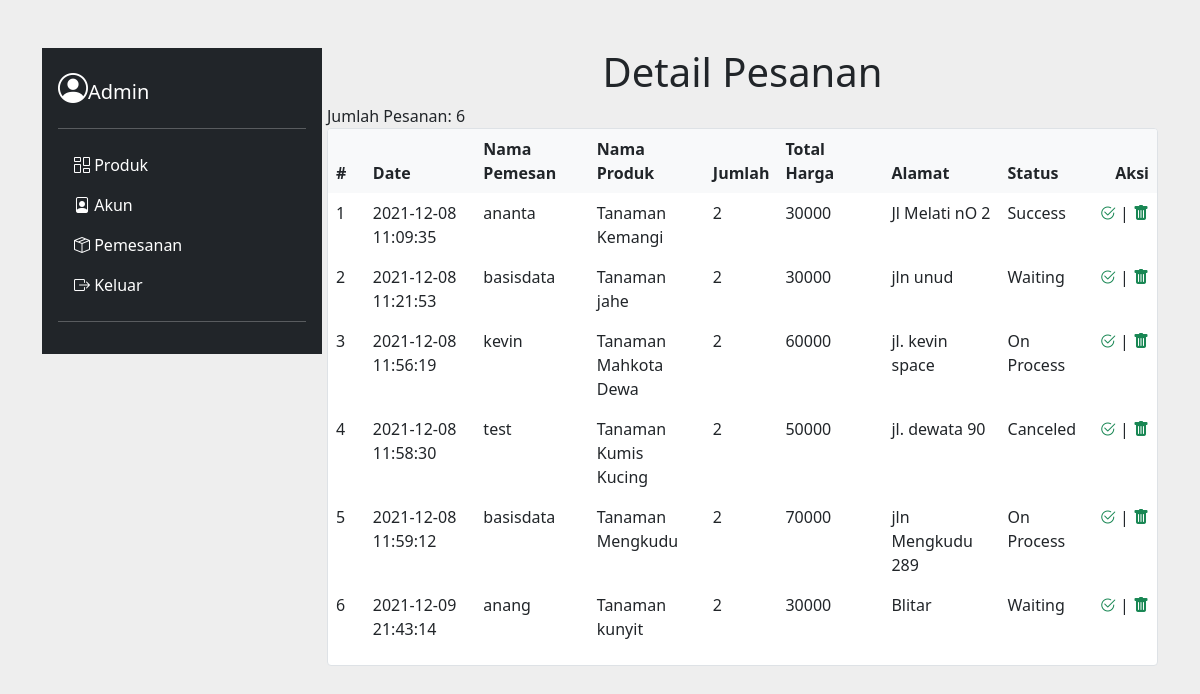
The page /detailpesanan.php (signed in) on the database as committed earlier.
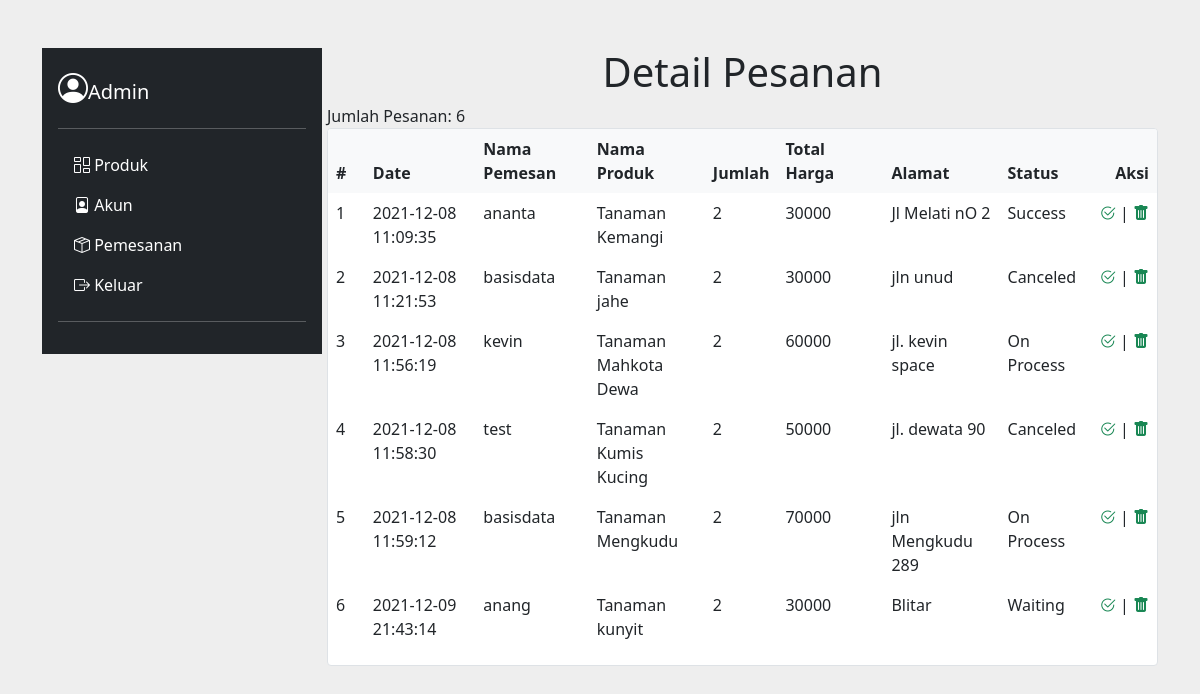
The same page on the database as committed later.
### tables this page shows
CREATE TABLE `pemesanan` (
  `id_pemesanan` int(11) NOT NULL,
  `tgl_pemesanan` datetime DEFAULT current_timestamp(),
  `id_user` int(11) DEFAULT NULL,
  `id_produk` int(11) DEFAULT NULL,
  `quantity` int(11) DEFAULT NULL,
  `total_harga` int(11) DEFAULT NULL,
  `alamat_pengiriman` varchar(200) DEFAULT NULL,
  `status` int(11) DEFAULT 1
);

CREATE TABLE `user` (
  `id_user` int(11) NOT NULL,
  `nama_user` varchar(100) DEFAULT NULL,
  `email` varchar(50) DEFAULT NULL,
  `username` varchar(20) DEFAULT NULL,
  `password` varchar(40) DEFAULT NULL,
  `hp` varchar(12) DEFAULT NULL
);

CREATE TABLE `produk` (
  `id_produk` int(11) NOT NULL,
  `nama_produk` varchar(100) DEFAULT NULL,
  `manfaat` varchar(200) DEFAULT NULL,
  `harga` int(11) DEFAULT NULL,
  `deskripsi` varchar(500) DEFAULT NULL,
  `tgl_ditambahkan` datetime DEFAULT current_timestamp(),
  `stok` int(11) DEFAULT NULL,
  `foto` char(100) DEFAULT NULL,
  `tipe` enum('Benih','Bibit','Alat','Pupuk') DEFAULT NULL
);

### config.php (called while the page is built, shortened)
<?php
$koneksi = mysqli_connect("localhost", "root", "", "takemyherb");
function query($query){
    global $koneksi;
    $result = mysqli_query($koneksi, $query);
    $rows = [];
    while($row = mysqli_fetch_assoc($result) ){
        $rows[] = $row;
    }
    return $rows;
}
?>

### detailpesanan.php (the view, shortened to what this page needs)
<?php
    require('config.php');
    $pesanan = query("SELECT ps.*, u.nama_user, p.nama_produk FROM pemesanan ps INNER JOIN user u ON ps.id_user = u.id_user INNER JOIN produk p ON ps.id_produk = p.id_produk");
    $jumlah = query("SELECT COUNT(*) FROM pemesanan")[0];
?>
<!DOCTYPE html>
<html>
<head>
    <link rel="stylesheet" href="https://cdn.jsdelivr.net/npm/bootstrap-icons@1.7.2/font/bootstrap-icons.css">
    <link href="https://cdn.jsdelivr.net/npm/bootstrap@5.1.3/dist/css/bootstrap.min.css" rel="stylesheet">
    <link rel="stylesheet" href="css/style.css">
</head>
<body  style="background-color: rgb(238,238,238);">
    <div class="container-fluid py-5">
        <div class="container">
            <div class="col-12 mb-4">
                <div class="row">
                    <?php include('_sidebar.php'); ?>
                    <div class="col-lg-9 col-md-8 ">
                        <h1 class="text-center">Detail Pesanan</h1>
                        <a>Jumlah Pesanan: <?php echo $jumlah["COUNT(*)"];?>
                        <div class="table-responsive bg-white border rounded"  style="background-color: #ffffff;">
                            <table class="table table-responsive table-borderless p-2">
                                <thead>
                                    <tr class="bg-light">
                                        <th scope="col" width="5%">#</th>
                                        <th scope="col" width="15%">Date</th>
                                        <th scope="col" width="15%">Nama Pemesan</th>
                                        <th scope="col" width="15%">Nama Produk</th>
                                        <th scope="col" width="5%">Jumlah</th>
                                        <th scope="col" width="15%">Total Harga</th>
                                        <th scope="col" width="15%">Alamat</th>
                                        <th scope="col" width="5%">Status</th>
                                        <th scope="col" class="text-end" width="10%"><span>Aksi</span></th>
                                    </tr>
                                </thead>
                                <?php foreach($pesanan as $row) : ?>
                                <tbody>
                                    <tr>
                                        <td><?php echo $row["id_pemesanan"]; ?></td>
                                        <td><?=$row["tgl_pemesanan"]; ?></td>
                                        <td><?=$row["nama_user"]; ?></td>
                                        <td><?=$row["nama_produk"]; ?></td>
                                        <td><?=$row["quantity"]; ?></td>
                                        <td><?=$row["total_harga"]; ?></td>
                                        <td><?=$row["alamat_pengiriman"]; ?></td>
                                        <td>
                                        <?php
                                            if($row["status"] == 0){
                                                echo "Canceled";
                                            }
                                            else if($row["status"] == 1){
                                                echo "Waiting";
                                            }
                                            else if($row["status"] == 2){
                                                echo "On Process";
                                            }
                                            else if($row["status"] == 3){
                                                echo "Success";
                                            }
                                        ?>
                                        </td>
                                        <td class="text-end">
                                            <a href="modelpesanan.php?id_pemesanan=<?=$row["id_pemesanan"]; ?>&mode=OnProc"><i class=" bi bi-check2-circle text-success"></i></a> |
                                            <a href="modelpesanan.php?id_pemesanan=<?=$row["id_pemesanan"]; ?>&mode=Cancel" onclick="return confirm('yakin?');"><i class="bi bi-trash-fill text-success"></i></a>
                                        </td>
                                    </tr>
                                </tbody>
                                <?php endforeach; ?>
                            </table>
                        </div>
                        <br>
                    </div>
                </div>
            </div>
        </div>
    </div>
</body>
</html>

### _sidebar.php (shortened to what this page needs)
<div class="col-lg-3 col-md-4">
    <div class="d-flex flex-column flex-shrink-0 p-3 text-white bg-dark" style="width: 280px;">
    <a href="/" class="d-flex align-items-center mb-3 mb-md-0 me-md-auto text-white text-decoration-none">
        <i class="bi bi-person-circle" style="font-size: 30px;"></i> <h5 class="mt-3 ml-5">Admin</h5>
    </a>
    <hr>
    <ul class="nav nav-pills flex-column mb-auto">
        <li>
        <a href="produk.php" class="nav-link text-white">
            <i class="bi bi-columns-gap"></i> Produk
        </a>
        </li>
        <li>
        <a href="user.php" class="nav-link text-white ">
            <i class="bi bi-file-person"></i> Akun
        </a>
        </li>
        <li>
        <a href="detailpesanan.php" class="nav-link text-white">
            <i class="bi bi-box-seam"></i> Pemesanan
        </a>
        </li>
        <li>
        <a href="logout.php" class="nav-link text-white">
            <i class="bi bi-box-arrow-right"></i> Keluar
        </a>
        </li>
    </ul>
    <hr>
    </div>
</div>

Rows that differ between the two databases and show on the page:
changed pemesanan "jln unud": status "Waiting" → "Canceled"
